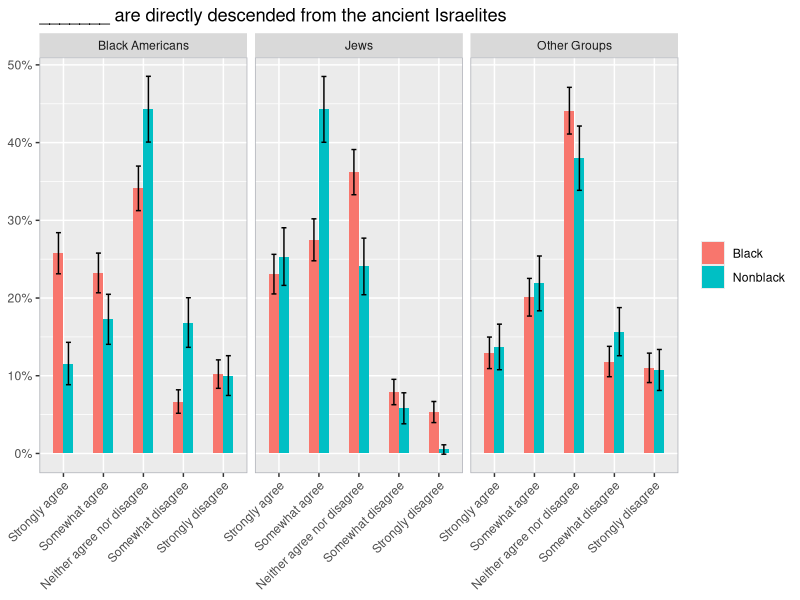
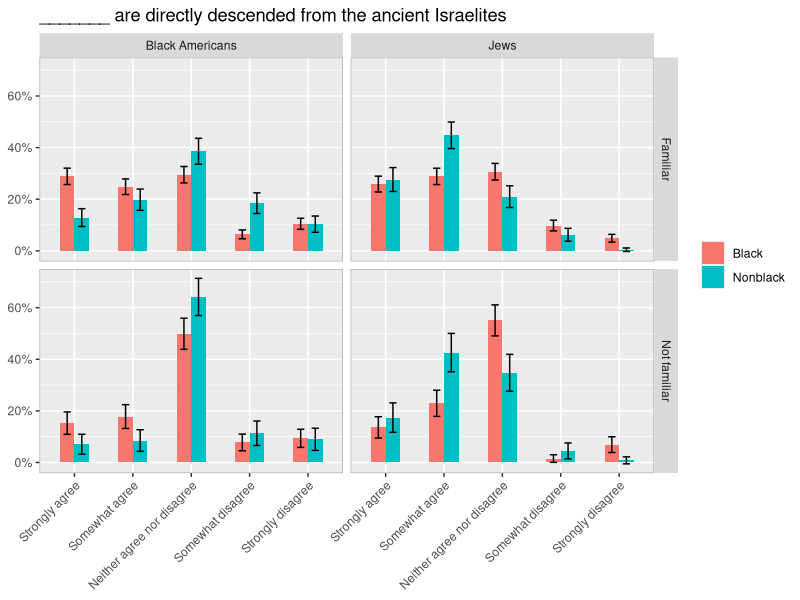
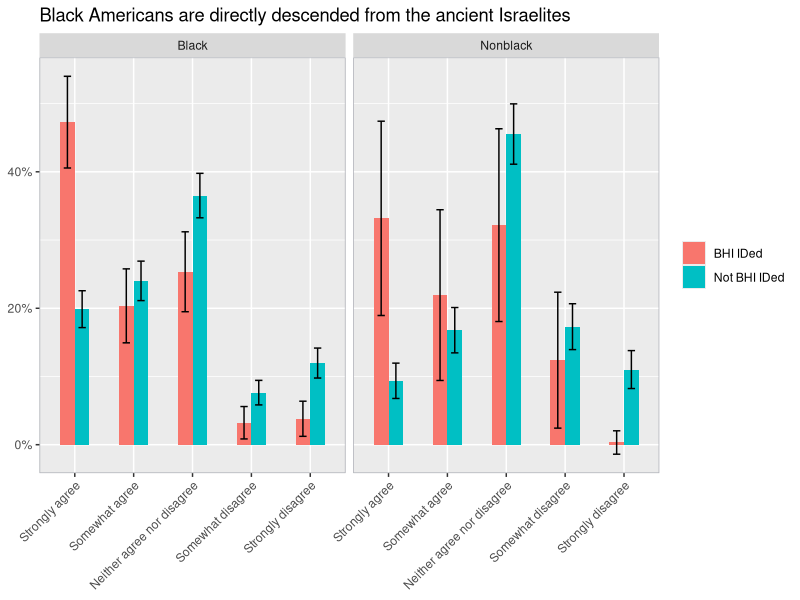
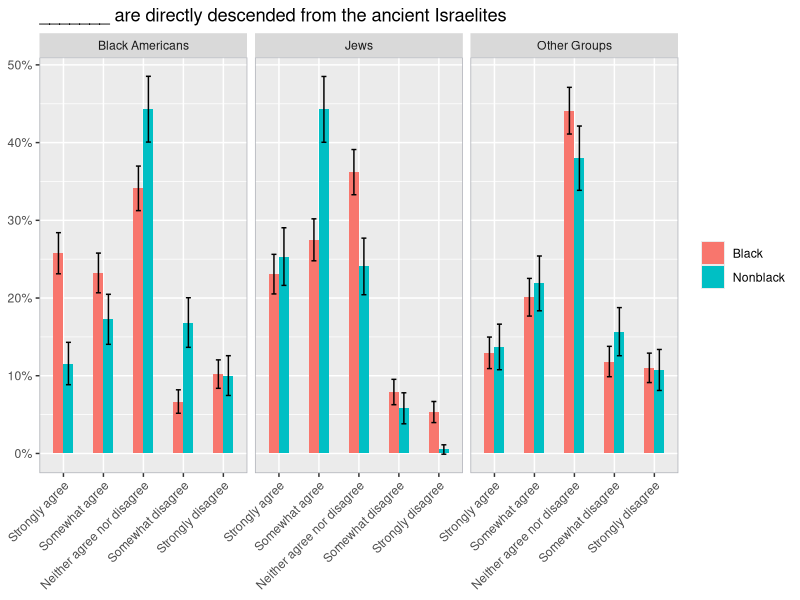
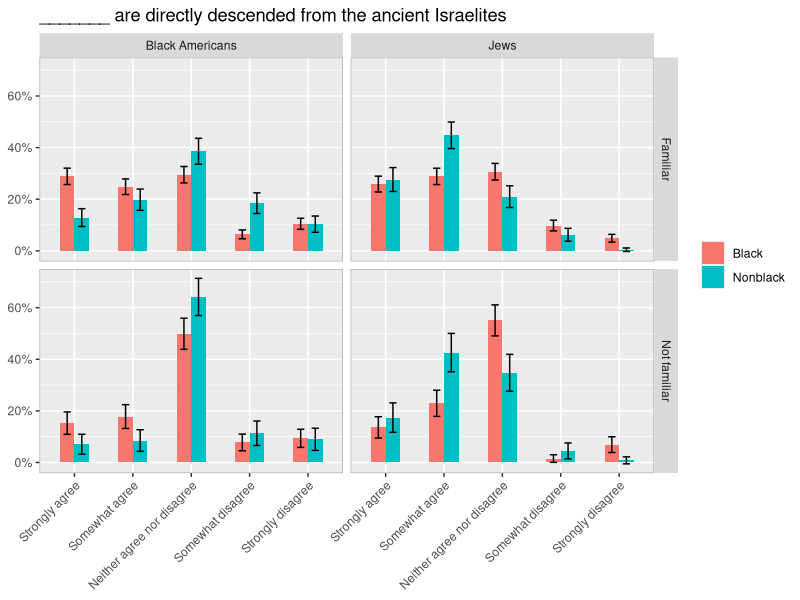
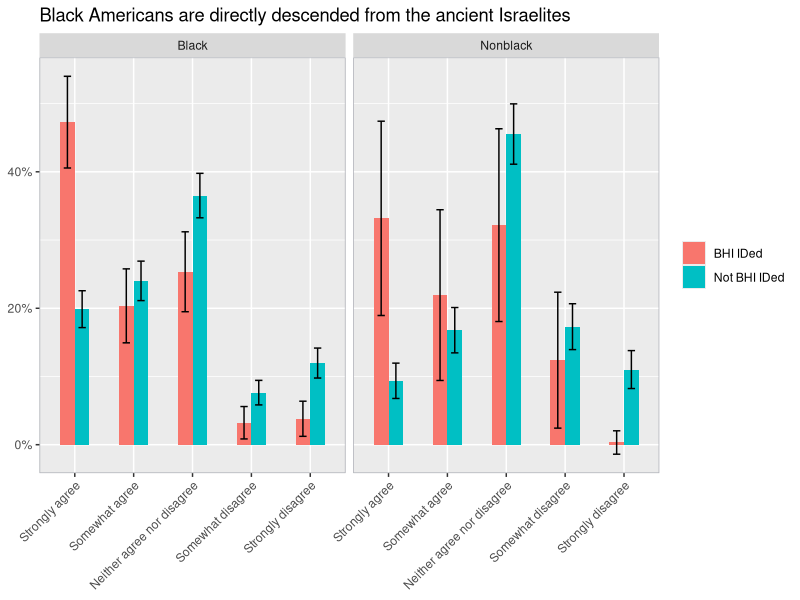

Generate these figures, in order, with R:
library(tidyverse)

bhi <- read.csv('dat/BHI_Responses_With_Weights.csv') %>%
  #Simplifying the black category
  mutate(Black = ifelse(QScreen1 == "Black or African American", "Black", "Nonblack"))

#Figure 1
bhi %>%
  select(Black, QBHI2, QBHI3, QBHI4, wt) %>%
  pivot_longer(cols = starts_with('Q')) %>%
  mutate(name = case_when(name == "QBHI2" ~ "Black Americans",
                          name == "QBHI3" ~ "Other Groups",
                          name == "QBHI4" ~ "Jews")) %>%
  group_by(Black, name, value) %>%
  summarise(wtd.n = sum(wt),
            n = n()) %>%
  mutate(p = wtd.n/sum(wtd.n),
         n = sum(n),
         se = sqrt((p * (1-p))/n),
         value = factor(value, levels = c("Strongly agree", "Somewhat agree", "Neither agree nor disagree", "Somewhat disagree", "Strongly disagree"))) %>%
  ggplot(aes(x=value, y=p)) + 
  geom_col(position = position_dodge(width = 0.5), width = 0.5, aes(fill = Black)) + 
  geom_errorbar(aes(ymin = p - 1.96 * se, ymax = p + 1.96 * se, group = Black), width = 0.25, position = position_dodge(width = 0.5)) +
  facet_wrap(~name) + 
  scale_y_continuous(labels = scales::percent) + 
  theme(axis.text.x = element_text(angle = 45, hjust = 1),
        axis.title = element_blank(),
        legend.title = element_blank(),
        panel.border = element_rect(color = '#aeb0b7', fill = NA)) + 
  labs(title = "_______ are directly descended from the ancient Israelites")

ggsave("img/plot1.png", width = 8, height = 5)

#Figure 2
bhi %>%
  select(Black, QBHI1, QBHI2, QBHI4, wt) %>%
  pivot_longer(cols = c(QBHI2, QBHI4)) %>%
  mutate(name = case_when(name == "QBHI2" ~ "Black Americans",
                          name == "QBHI4" ~ "Jews"),
         Biblit = ifelse(!QBHI1 %in% c("Not familiar at all", "Only slightly familiar"), "Familiar", "Not familiar")) %>%
  group_by(Black, name, Biblit, value) %>%
  summarise(wtd.n = sum(wt),
            n = n()) %>%
  mutate(p = wtd.n/sum(wtd.n),
         n = sum(n),
         se = sqrt((p * (1-p))/n),
         value = factor(value,
                           levels = c("Strongly agree",
                                      "Somewhat agree",
                                      "Neither agree nor disagree",
                                      "Somewhat disagree",
                                      "Strongly disagree"))) %>% 
  ggplot(aes(x=value, y=p)) + 
  geom_col(position = position_dodge(width = 0.5), aes(fill = Black), width = 0.5) + 
  geom_errorbar(aes(ymin = p - 1.96 * se, ymax = p + 1.96 * se, group = Black), width = 0.25, position = position_dodge(width = 0.5)) + 
  facet_grid(rows = vars(Biblit), cols = vars(name)) + 
  scale_y_continuous(labels = scales::percent) + 
  theme(legend.title = element_blank(),
        axis.title = element_blank(),
        axis.text.x = element_text(angle = 45, hjust = 1),
        panel.border = element_rect(color = '#aeb0b7', fill = NA)) + 
  labs(title = "_______ are directly descended from the ancient Israelites")

ggsave("img/plot2.png", width = 8, height = 5)

#Figure 3
bhi %>%
  mutate(QDemo1 = ifelse(QDemo1 == "Yes", "BHI IDed", "Not BHI IDed")) %>%
  group_by(Black, QDemo1, QBHI2) %>%
  summarise(wtd.n = sum(wt),
            n = n()) %>%
  mutate(p = wtd.n/sum(wtd.n),
         n = sum(n),
         se = sqrt((p * (1-p))/n),
         QBHI2 = factor(QBHI2,
                        levels = c("Strongly agree",
                                   "Somewhat agree",
                                   "Neither agree nor disagree",
                                   "Somewhat disagree",
                                   "Strongly disagree"))) %>%
  ggplot(aes(x=QBHI2, y=p)) +
  geom_col(position = position_dodge(width = 0.5), width = 0.5, aes(fill = QDemo1)) + 
  geom_errorbar(aes(ymin = p - 1.96 * se, ymax = p + 1.96 * se, group = QDemo1), width = 0.25, position = position_dodge(width = 0.5)) + 
  facet_wrap(~Black) +
  scale_y_continuous(labels = scales::percent) +
  theme(axis.title = element_blank(),
        legend.title = element_blank(),
        axis.text.x = element_text(angle = 45, hjust = 1),
        panel.border = element_rect(color = '#aeb0b7', fill = NA)) + 
  labs(title = "Black Americans are directly descended from the ancient Israelites")

ggsave("img/plot3.png", width = 8, height = 5)

#Table 2
bhi %>%
  mutate(IDed.BHI = !QBHI1 %in% c("Not familiar at all", "Slightly familiar") & QBHI2 %in% c("Strongly agree", "Somewhat agree") & QDemo1 == "Yes",
         BHI.Believer = !QBHI1 %in% c("Not familiar at all", "Slightly familiar") & QBHI2 %in% c("Strongly agree", "Somewhat agree")) %>%
  select(Black, wt, IDed.BHI, BHI.Believer) %>%
  pivot_longer(cols = c(IDed.BHI, BHI.Believer)) %>%
  group_by(Black, name, value) %>%
  summarise(wtd.n = sum(wt),
            n = n()) %>%
  mutate(p = wtd.n/sum(wtd.n),
         n = sum(n),
         se = 1.96 * sqrt((p * (1-p))/n),
         min = p - se,
         max = p + se) %>%
  filter(value == T) 

#Create new data with the BHI group categorizations
bhi %>%
  mutate(IDed.BHI = !QBHI1 %in% c("Not familiar at all", "Slightly familiar") & QBHI2 %in% c("Strongly agree", "Somewhat agree") & QDemo1 == "Yes",
         BHI.Believer = !QBHI1 %in% c("Not familiar at all", "Slightly familiar") & QBHI2 %in% c("Strongly agree", "Somewhat agree")) %>%
  write.csv("dat/BHI_Responses_With_Weights_and_BHI_categories.csv", row.names = F)